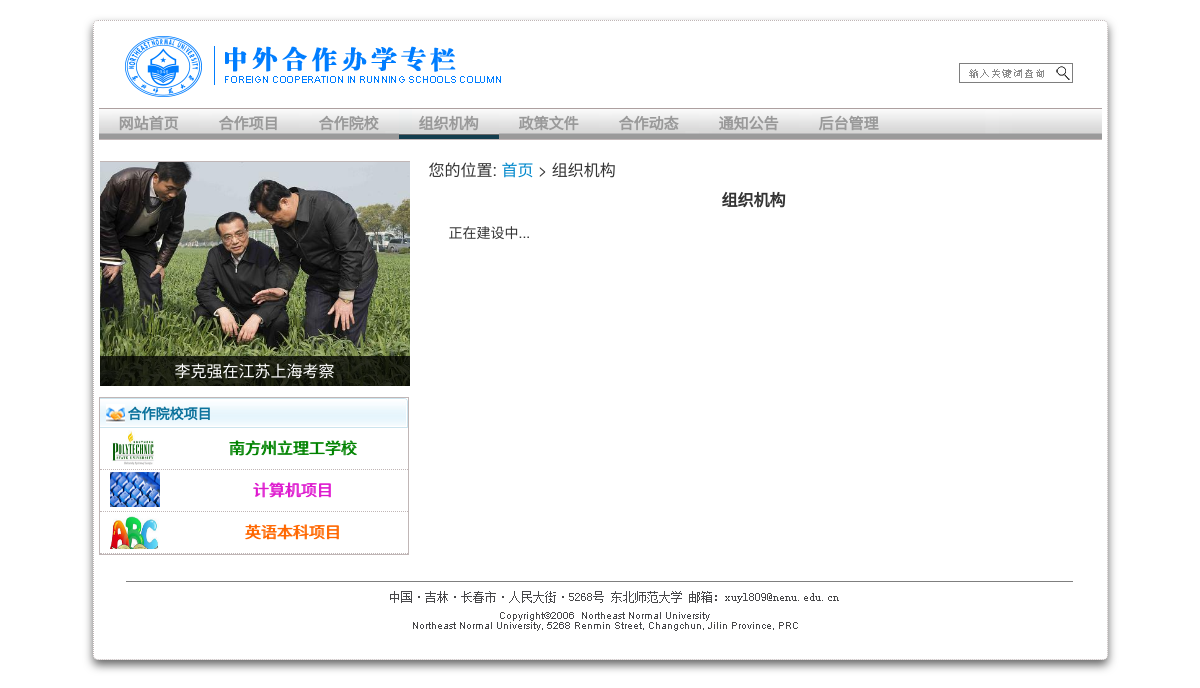
The app's page /news.php?type=6&id=20 with its own data.
### tables this page shows
CREATE TABLE `main` (
  `id` int(11) NOT NULL AUTO_INCREMENT,
  `code` int(11) NOT NULL COMMENT '0 浠ｈ〃鍚堜綔闄㈡牎 鏈塼itle content link(img) time \\n1 浠ｈ〃鍚堜綔鍔ㄦ? 鏈塼itle content  time \\n2 浠ｈ〃鏀跨瓥鏂囦欢 鏈塼itle content  time \\n3 浠ｈ〃閫氱煡鍏?憡 鏈塼itle content  time \\n4 浠ｈ〃鍙嬫儏閾炬帴 鏈塼itle link(url)\\n5 浠ｈ〃鍔ㄦ?鍥剧墖 鏈塼itle link(img)',
  `title` varchar(255) DEFAULT NULL,
  `link` varchar(255) DEFAULT NULL,
  `time` varchar(255) DEFAULT NULL,
  `content` longtext,
  `select` tinyint(4) DEFAULT NULL,
  `user` varchar(45) DEFAULT NULL,
  PRIMARY KEY (`id`)
);

### inc/init.php (called while the page is built, shortened)
<?php
$ret = connectDB();
function connectDB(){
	$result = @mysql_query("set names utf8");
	$result = @mysql_select_db(DB_NAME);
	return false;
}
?>

### news.php (the view, shortened to what this page needs)
<?php
require_once("inc/init.php");
include_once('inc/header.inc.php');
if(isset($_GET["type"]) && intval($_GET["type"]) >0){
	$type = intval($_GET["type"]);
}else{
	$ret = output(14,"非法操作");
}
if(isset($_GET["id"]) && intval($_GET["id"]) >0){
	$id = intval($_GET["id"]);
}else{
	$ret = output(14,"非法操作");
}
$types = array(
		'1' => "合作动态",
		'2' => "合作院校",
		'3' => "政策文件",
		'4' => "通知公告",
		'5' => "合作项目",
		'6' => "组织机构"
	    );
?>
  <div class="wrap">
<?php include_once('inc/index.top.php'); ?>
<?php include_once('inc/index.nav.php'); ?>
	<div class="content"  style="min-height: 410px;">
		<div class="content-left" style="min-height: 400px;">
			<?php include_once('inc/index.show_img.php'); ?>
			<div style="height:10px;"></div>
			<?php include_once('inc/index.school.php'); ?>
		</div>
		<div class="content-right"  style="min-height: 400px;">
			<div class="content_right_nav">
				您的位置: <a href=".">首页</a>
				<?php
					if($type == 6){
						echo "&gt; 组织机构";
					} else{
						echo "&gt; <a href='newsList.php?type=$type'>".$types[$type]."</a> &gt; 正文";
					}
				?>
			</div>
			<div class="content_right_artical">
					<?php
						if(!$conn || !$result || $ret){
							echo "服务器出现问题，请联系管理员";
						}else{
							getArtical($type,$id);
						}
					?>
			</div>
		</div>
	</div>
<?php
function getArtical($type,$id){
	global $conn;
	$sql = "select * from main WHERE id = '$id'";
	$result = mysql_query($sql ,$conn);
	if($result){
		if($row=@mysql_fetch_array($result)){
			echo "<div class='content-right-title'><h2>".$row['title']."</h2></div>";
			echo "<div class='content_right_wrap_artical_content'>".$row['content']."</div>";
		}else{
		}
	}else{
		echo "<ul><li>服务器出现问题，请联系管理员</li></ul>";
		return ;
	}
}
?>
<?php include_once('inc/index.footer.php'); ?>
<?php include_once('inc/footer.inc.php'); ?>

### inc/index.show_img.php (shortened to what this page needs)
<div class="show-img float-left content-top-height">
	<div id="myCarousel" class="carousel slide">
	  <div class="carousel-inner">
<?php
	if(!$conn || !$result || $ret || !getImgList(8)){
		$ok = false;
		echo "<p>出现一些问题，请联系管理员</p>";
	}
?>
	  </div>
	</div>
</div>
<?php
function getImgList($type){
	global $conn;
	$sql = "select * from main WHERE code = '$type' ORDER BY id DESC";
	$result = @mysql_query($sql ,$conn);
	$num = 0;
	while($row=@mysql_fetch_array($result)){
		echo "
			<div class='item'>
				<img src='".$row['content']."' class='img-size' alt=''>
				<div class='carousel-caption'>
					<p>".$row['title']."</p>
				</div>
			</div>";
	}
	return true;
}
?>

### css/main.css (style rules this page uses)
html, body, div, span, applet, object, iframe, h1, h2, h3, h4, h5, h6, p, blockquote, pre, a, abbr, acronym, address, big, cite, code, del, dfn, em, font, img, ins, kbd, q, s, samp, small, strike, strong, sub, sup, tt, var, b, u, i, center, dl, dt, dd, ol, ul, li, fieldset, form, label, legend, table, caption, tbody, tfoot, thead, tr, th, td { margin: 0; padding: 0; border: 0; outline: 0; font-size: 100%; vertical-align: baseline; background: transparent; }
.wrap { border: 1px dotted rgb(192, 182, 182); width: 1003px; height:auto; margin: 20px auto; display: block; padding: 5px; cursor: default; background-color: #fff; -webkit-box-shadow: 0 5px 10px #666; -moz-box-shadow: 0 5px 10px #666; box-shadow: 0 5px 10px #666; -moz-border-radius: 5px; -webkit-border-radius: 5px; -o-border-radius: 5px; border-radius: 5px; }
.content { min-height: 510px; height:auto; width: 1003px; margin: 5px auto; }
.content-top-height { height: 265px; }
.show-img { border-top: 1px solid rgb(192, 182, 182); width: 370px; margin: 1px; }
.content_right_wrap_artical_content { min-height: 300px; height:auto; margin: 0 20px; font-size: 14px; line-height: 24px; }
.float-left { float:left; }
.img-size { width:370px; height:264px }
.content-left { float: left; width: 310px; height:auto; min-height: 500px; }
.content-left .show-img { width:310px; height:224px }
.content-left .img-size { width:310px; height:224px }
.content-right { margin-left:20px; float: left; width: 650px; min-height:500px; }
.content-right-title { padding: 0 25px; text-align: center; }
.content-right-title h2 { width: 600px; word-break: break-all; }

### records on screen
main: content (picture), title "李克强在江苏上海考察"
main: title "组织机构", content "正在建设中..."
